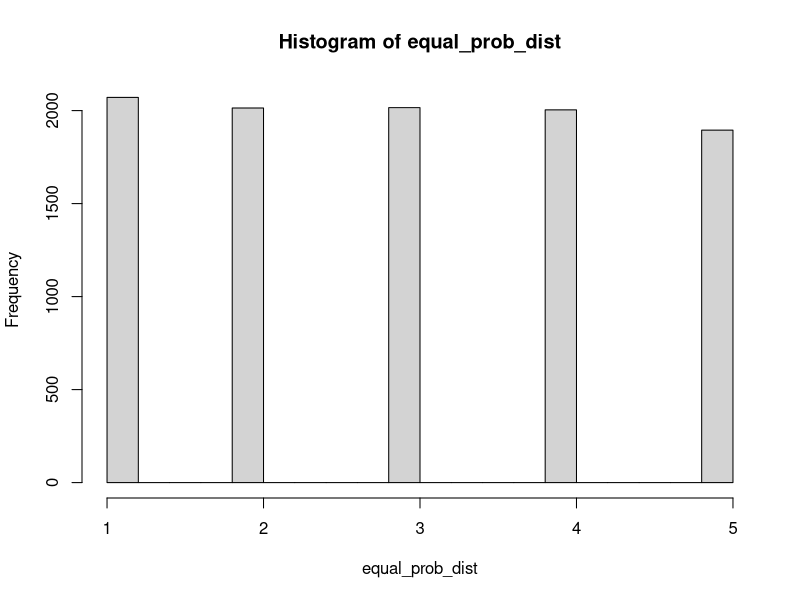
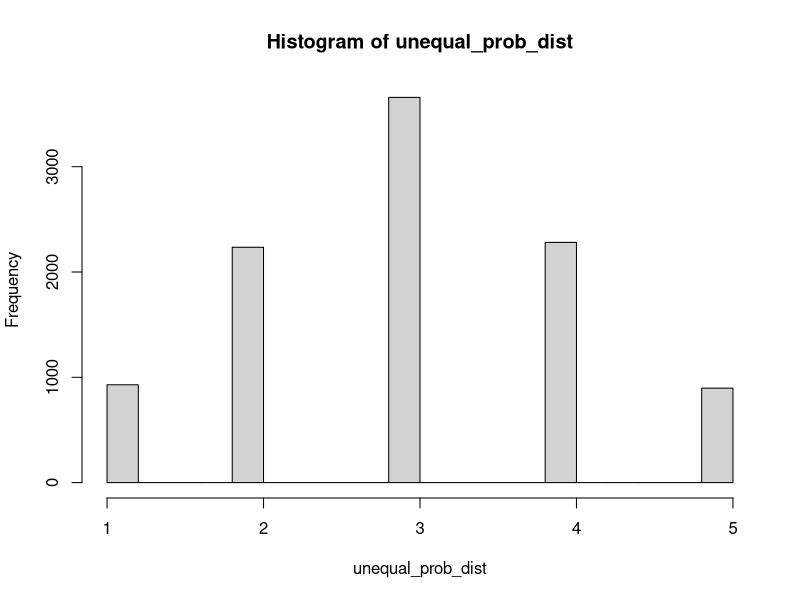

R code for these plots, in order: (Note: this script raises an error after producing the figures.)
## ---- chunk 1
knitr::opts_chunk$set(echo = TRUE)
library(dplyr)
## ---- chunk 2
set.seed(2)
runif(25,min=0,max=10)

runif(25,min=0,max=10) %>% 
  round(.,digits = 0)
## ---- chunk 3
# flip a coin 
sample(c('H','T'),size = 10,replace=TRUE)
sample(c(1:6),size=10,replace=TRUE)
## ---- chunk 4
#1. random permutation of sequence [1,10]
set.seed(2)
sample(10)
?sample()
## ---- chunk 5
sample(1:10,4)
## ---- chunk 6
set.seed(1)
sample(letters,18)
## ---- chunk 7
# from r documentation
x<- 1:10 
#a random permutation
sample(x)

# resample with replacement
sample(x,replace=TRUE)
## ---- chunk 8
# random sample of size 10 from sequence [1,5] with equal probabilities
equal_prob_dist = sample(5,10000,prob=rep(0.1,5),replace=T)
hist(equal_prob_dist)
## ---- chunk 9
#random sample of size 10 from sequence[1,5] with unequal probabilities 
unequal_prob_dist = sample(5,10000,prob = c(0.1,0.25,0.4,0.25,0.1),replace=T)
hist(unequal_prob_dist)
## ---- chunk 10
head(mtcars)
## ---- chunk 11
# create an index vector for the elements/rows 
index <- seq_len(nrow(mtcars))
 
#sample from the index vector 
set.seed(12) 

#to obtain a random sample of 10
sample_index <- sample(index,10)

# to show the sampled elements/rows 
mtcars[sample_index,]
## ---- chunk 12
# use sample() to run 10,000 trials using two fair dies. what is the probability of rolling a 7?
set.seed(1)
die = 1:6
die1 = sample(die,10000,replace = TRUE,prob=NULL)
die2= sample(die,10000,replace=TRUE,prob = NULL)
outcomes = die1+die2
mean(outcomes == 7)
## ---- chunk 13
# simulate the process 10000 times and check for discrepency 
set.seed(1)
for (i in 10000){
  die_1 = sample(die,prob=NULL,replace=TRUE)
  die_2 = sample(die,prob=NULL,replace=TRUE)
  die_sum = die_1+die_2
  print(mean(die_sum==7))
}
## ---- chunk 14
# check for system time
system.time(for (i in 10000){
  die_1 = sample(die,prob=NULL,replace=TRUE)
  die_2 = sample(die,prob=NULL,replace=TRUE)
  die_sum = die_1+die_2
  print(mean(die_sum==7))
})
## ---- chunk 15
#You have two dies, and what is the probability of rolling a 7?
# use sample() to run 10,000 trials using two fair dies. 
set.seed(1)
die = 1:6
die_1 = sample(die,20000,replace=TRUE,prob=rep(1/6,6))
die_2 = sample(die,20000,replace=TRUE,prob=rep(1/6,6))
outcomes = die_1+die_2
mean(outcomes==7)
## ---- chunk 16
# What is the probability of rolling a 2, 3, 4, 5, 6, 7, 8, 9, 10, 11, 12, and 13?
sapply(2:13,function(x) mean(outcomes==x))
#?sapply()
## ---- chunk 17
# Use the sample() function to determine the probability of rolling a 7 using three fair six-sided dies.
set.seed(1)
die = 1:6
die1 = sample(die,10000,replace=TRUE, prob = NULL)
die2 = sample(die1,10000,replace=TRUE, prob = NULL)
die3 = sample(die,10000,replace = TRUE, prob= NULL)
outcomes2 = die1+die2+die3
mean(outcomes2==7)
## ---- chunk 18
# Use the sample() function to determine the probability of rolling a 7 using three fair six-sided dies.
set.seed(1)
die=1:6
die_1 = sample(die, 20000,replace=TRUE,prob=NULL)# by default, equal probability
die_2 = sample(die,20000,replace=TRUE, prob=NULL)
die_3 = sample(die,20000,replace=TRUE, prob=NULL)
die_combn = die_1+die_2+die_3
mean(die_combn==7)
## ---- chunk 19
# Using three dies, what is the probability of rolling a 2, 3, 4, 5, 6, 7, 8, 9, 10, 11, 12, and 13?
sapply(2:13,function(x) mean(die_combn==x))
## ---- chunk 20
# do 10k samples and calculate how many observations are included and how many are not included? 
set.seed(1)
n=10000

included_obs = length(unique(sample(1:n, replace = TRUE)))
included_obs

missing_obs = n-included_obs
missing_obs
## ---- chunk 21
# from 1:100, do a 10k sample and calculate how many observations are included and how many are not included? 
set.seed(1)
n = 100
included_observations = length(unique(sample(1:100,replace=TRUE, prob=NULL)))
included_observations/n

(n-included_observations)/n
## ---- chunk 22
# three ways of generating a m*n matrix with randomly assigned 0/1

#3.1 for loop
# create an empty matrix
m <- 10
n <- 10
m00 <- matrix(0,m,n)

for (i in 1:m) {
  for (j in 1:n) {
    m00[i,j] <-sample(c(0,1),1)
  }
}

m00
## ---- chunk 23
system.time(for (i in 1:m) {
  for (j in 1:n) {
    m00[m,n] <-sample(c(0,1),1)
  }
}
)
## ---- chunk 24
#3.2 apply() function
m <-10
n<-10

m0 <- matrix(0,m,n)

apply(m0,c(1,2),function(x) sample(c(0,1),1))

system.time(apply(m0,c(1,2),function(x) sample(c(0,1),1)))
?apply()
## ---- chunk 25
#3.3 some other methods 
#1 generate a bunch of uniformly distributed[0,1) random numbers; round them to the closest integer
m1<-round(matrix(runif(r*c),r,c))
#m1
system.time(m1<-round(matrix(runif(r*c),r,c)))
## ---- chunk 26
#generate r*c random numbers following a binomial distribution; 
# allow for different probabilities, rahter than 0.5 as in m1
m2 <- matrix(rbinom(r*c,1,0.5),r,c)
#m2
## ---- chunk 27
system.time(m3<-matrix(round(runif(r*c)),r,c))
## ---- chunk 28
m4<-matrix(sample(0:1,r*c,replace=TRUE),r,c)
#m4
## ---- chunk 29
# create an empty list 
total_heads = c()

# use a for looop to simulate coin-flipping 10 times; repeat it for 10,000 times. 
for (i in 1:10000){
  sum_heads = sum(round(runif(10,0,1)))
  total_heads = c(total_heads, sum_heads)
  }

hist(total_heads)
